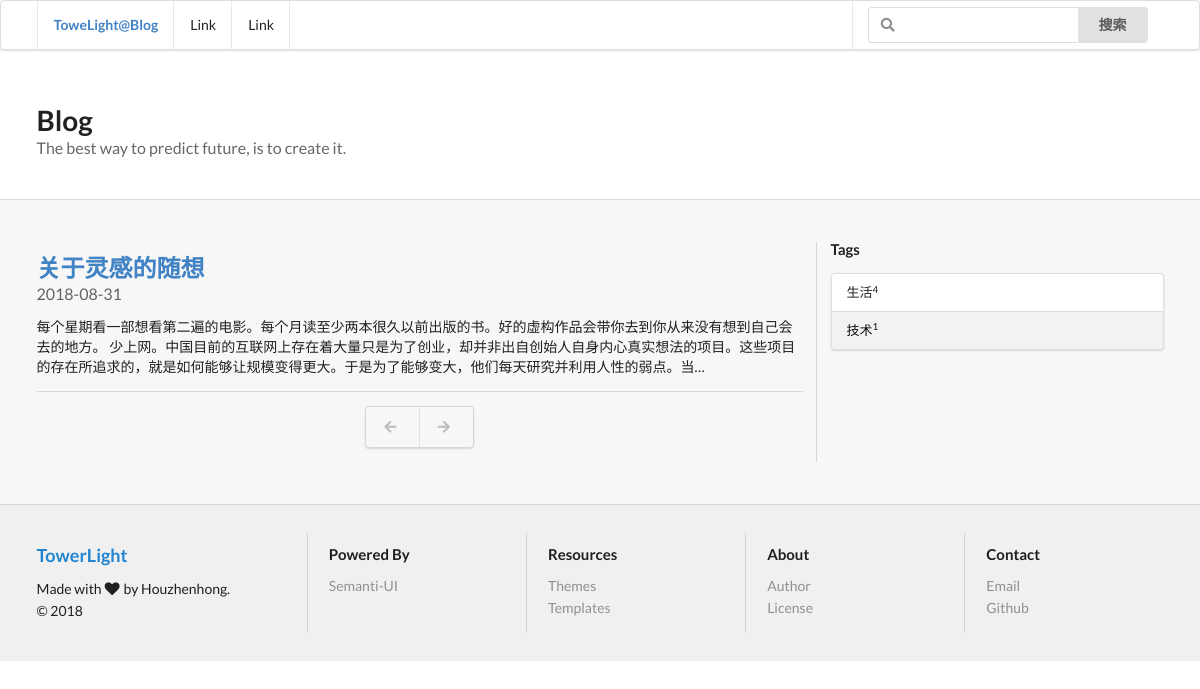
The app's page /tag/2 with its own data.
### blogapp/models.py (models this page shows, shortened)
class Article(models.Model):
    title = models.CharField('标题', null=True, blank=True, max_length=50)
    content = models.TextField('正文', null=True, blank=True, max_length=10000)
    tag = models.ManyToManyField('Tag', verbose_name='标签集合', blank=True)
    add_date = models.DateTimeField('保存日期', default=timezone.now)

class Tag(models.Model):
    name = models.CharField('标签名', max_length=30)

### blogapp/views.py (the view)
# urls.py: path('tag/<int:tag>', tag, name='tag'),
def tag(request, tag, page=None):
    context = {}
    article_list_str = Article.objects.filter(tag=tag).order_by(
        'add_date')
    context['article_list'] = page_robot(context, article_list_str, page)
    context['tag_list'] = Tag.objects.annotate(num_posts=Count('article'))
    context['tag_id'] = tag
    return render(request, 'tag.html', context)

### blogapp/views.py (called while the page is built)
def page_robot(context, article_list_str, page):
    article_list_str = Paginator(article_list_str, 3)
    try:
        context['article_list'] = article_list_str.page(page)
    except PageNotAnInteger:
        context['article_list'] = article_list_str.page(1)
    except EmptyPage:
        context['article_list'] = article_list_str.page(
            article_list_str.num_pages)
    return context['article_list']

### blogapp/templates/tag.html (shortened to what this page needs)
<!DOCTYPE html>
{% load staticfiles %}
<html>
<head>
    <link href="https://cdn.bootcss.com/semantic-ui/2.3.1/semantic.min.css" rel="stylesheet">
    <link href="{% static 'costom.css' %}" rel="stylesheet">
</head>
<body>
    <div class="pusher">
        <div class="ui menu">
            <div class="ui container">
                <div class="header item"><a href="/">ToweLight@Blog</a></div>
                <a class="item">Link</a>
                <a class="item">Link</a>
                <div class="right menu">
                    <div class="item">
                        <div class="ui action left icon input">
                        <input type="text" placeholder="">
                        <button class="ui button">搜索</button>
                        </div>
                    </div>
                </div>
            </div>
        </div>
        <div class="ui vertical stripe segment">
            <div class="ui container">
                <h1 class="ui header">
                Blog
                <div class="sub header quote">The best way to predict future, is to create it.</div>
                </h1>
            </div>
        </div>
        <div class="ui vertical stripe segment blog">
            <div class="ui divided grid stackable container">
                <div class="row">
                    <article class="eleven wide column">
					{% for article in article_list %}
						<div class="ui vertical segment">
                        	<h2 class="ui header">
                            	<a href="{% url 'detail' article.id %}">{{ article.title }}</a>
                            	<div class="sub header">{{ article.add_date|date:"Y-m-d" }}</div>
							</h2>
							<p>{{ article.content|truncatechars:160 }}</p>
                        </div>
					{% endfor %}
					<div class="ui center aligned vertical segment container">
							<div class="ui pagination menu">
								{% if article_list.has_previous %}
								<a href="{% url 'page' article_list.previous_page_number %}" class="item">
									<i class="icon blue left arrow"></i>
								</a>
								{% else %}
								<a href="{% url 'tag_page' tag_id 1 %}" class="disabled item">
									<i class="icon left arrow"></i>
								</a>
								{% endif %}
								{% if article_list.has_next %}
								<a href="{% url 'tag_page' tag_id article_list.next_page_number %}" class="item">
									<i class="icon blue right arrow"></i>
								</a>
								{% else %}
								<a href="{% url 'tag_page' tag_id article_list.paginator.num_pages %}" class="disabled item">
									<i class="icon right arrow"></i>
								</a>
								{% endif %}
							</div>
						</div>
                    </article>
                    <aside class="five wide column">
                    	<div class="ui small header">
                          	Tags
                        </div>
                        <div class="ui small vertical fluid menu">
							{% for tag in tag_list %}
                            {% ifequal tag.id tag_id %}
                                <a class="active item" href="{% url 'tag' tag.id %}">{{ tag.name }}<sup>{{ tag.num_posts }}</sup></a>
                            {% else %}
                                <a class="item" href="{% url 'tag' tag.id %}">{{ tag.name }}<sup>{{ tag.num_posts }}</sup></a>
                            {% endifequal %}
							{% endfor %}
                        </div>
                    </aside>
                </div>
            </div>
		</div>
		<footer>
			<div class="ui vertical stripe segment">
				<div class="ui container">
					<div class="ui stackable relaxed divided grid">
						<div class="four wide column">
							<h3 class="ui blue header">
								TowerLight
							</h3>
							<div class="ui list">
								<div class="item">
									Made with <i class="heart icon"></i> by Houzhenhong.
								</div>
								<div class="item">
									© 2018
								</div>
							</div>
						</div>
						<div class="three wide column">
							<h4 class="ui header">
								Powered By
							</h4>
							<div class="ui link list">
								<a class="item" href="https://semantic-ui.com" target="_blank">Semanti-UI</a>
							</div>
						</div>
						<div class="three wide column">
							<h4 class="ui header">
								Resources
							</h4>
							<div class="ui link list">
								<a class="item" href="http://semantic-ui-forest.com/themes" target="_blank">Themes</a><a class="item" href="http://semantic-ui-forest.com/templates" target="_blank">Templates</a>
							</div>
						</div>
						<div class="three wide column">
							<h4 class="ui header">
								About
							</h4>
							<div class="ui link list">
								<a class="item" href="https://github.com/semantic-ui-forest/semantic-ui-forest/graphs/contributors" target="_blank">Author</a>
								<a class="item" href="https://github.com/semantic-ui-forest/semantic-ui-forest/blob/master/LICENSE" target="_blank">License</a>
							</div>
						</div>
						<div class="three wide column">
							<h4 class="ui header">
								Contact
							</h4>
							<div class="ui link list">
								<a class="item" href="mailto:semantic-ui-forest@pptype.com">Email</a><a class="item" href="https://github.com/semantic-ui-forest" target="_blank">Github</a>
							</div>
						</div>
					</div>
				</div>
			</div>
		</footer>
	</div>
</body>
</html>

### blogapp/static/costom.css (style rules this page uses)
body { -webkit-font-smoothing: antialiased; -moz-osx-font-smoothing: grayscale; text-rendering: optimizeLegibility; background-image: url("http://semantic-ui-forest.com/static/images/common/snow.png") !important; background-repeat: repeat !important; }
body .ui.menu { background: none; }
.ui.vertical.stripe.segment { padding: 3rem 0; }
.ui.vertical.stripe.segment.blog { background-color: rgba(0, 0, 0, 0.03); }
footer > .ui.vertical.stripe.segment { background-color: rgba(0, 0, 0, 0.06); }

### records on screen
Article: title "关于灵感的随想", add_date "2018-08-31", content "每个星期看一部想看第二遍的电影。每个月读至少两本很久以前出版的书。好的虚构作品会带你去到你从来没有想到自己会去的地方。 少上网。中国目前的互联网上存在着大量只是为了创业，却并非出自创始人自身内心真实想法的项目。这些项目的存在所追求的，就是如何能够让规模变得更大。于是为了能够变大，他们每天研究并利用人性的弱点。当…"
Tag: name "生活", num_posts "4"
Tag: name "技术", num_posts "1"
